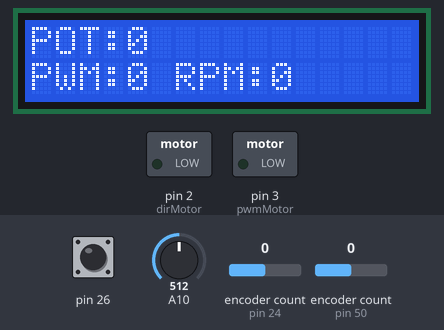
Bench run of a sketch on a simulated Arduino Mega 2560, built with avr-gcc and run on an emulated ATmega2560. Shown: 16×2 character LCD, switched loads named in the sketch (green lamp = pin HIGH). Inputs (shaded band) come from the test bench; at power-on: pin 26 HIGH, encoder count (sensors on pin 24, pin 50) 0, A10 = 512. What the sketch prints to the serial monitor is not drawn.

Above: at 3.3 s.
3.4 s: pin 26 pulled LOW for 0.15 s
At 3.8 s:
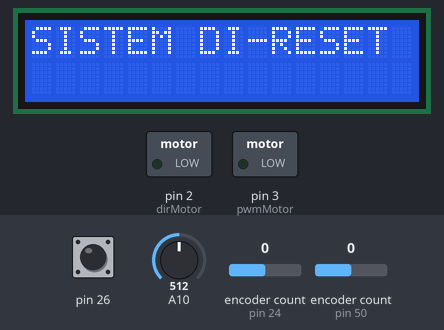
6.0 s: encoder count (sensor on pin 24) set to 4
At 6.5 s:
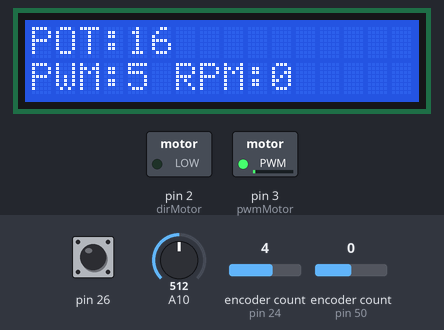
7.5 s: encoder count (sensor on pin 50) set to 4
At 8.5 s:
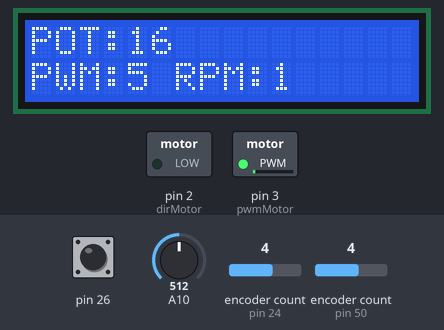
10.2 s: pin 26 pulled LOW for 1 s
At 12.2 s:
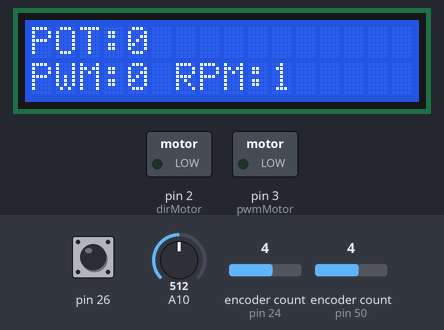
13.9 s: pin 26 pulled LOW for 3.2 s
At 14.3 s:
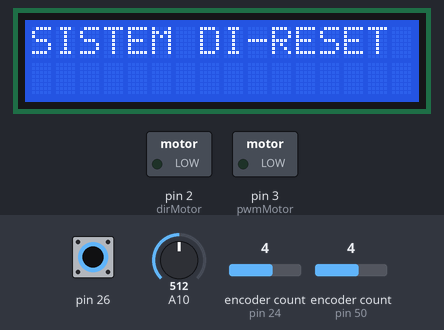
18.6 s: encoder count (sensor on pin 24) set to 8
At 19.2 s:
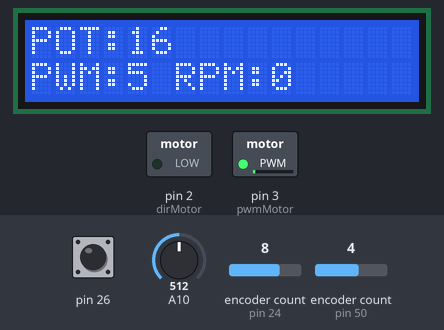
Timing chart, 0 to 21.1 s (numbered marks = the images above; inputs shaded):
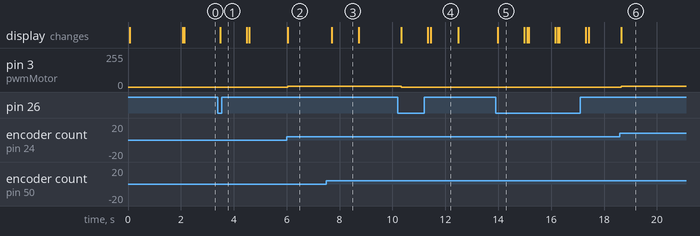

The sketch:

Main.ino
```cpp
#include <LiquidCrystal.h>
#include <Encoder.h>
#define ENCODER_OPTIMIZE_INTERRUPTS

Encoder encMotor(50, 52);
Encoder encModule(24, 25);  // Potensio Encoder

LiquidCrystal lcd(8, 9, 4, 5, 6, 7);

const int dirMotor = 2;
const int pwmMotor = 3;
const int PULSE_PER_REV = 600;

// Variabel sistem
unsigned long lastTime = 0;
long oldPosition = 0;
float rpm = 0;
int pwmValue = 0;
long potValue = 0;

// Timing
unsigned long lastSerialPrint = 0;
const unsigned long SERIAL_INTERVAL = 1000;

void setup() {
  lcd.begin(16, 2);
  lcd.print("SISTEM MOTOR DC");
  lcd.setCursor(0, 1);
  lcd.print("MODUL DAY 6");
  delay(2000);
  lcd.clear();

  pinMode(dirMotor, OUTPUT);
  pinMode(pwmMotor, OUTPUT);
  pinMode(26, INPUT_PULLUP);

  digitalWrite(dirMotor, LOW);

  Serial.begin(9600);

  // Header sederhana
  Serial.println();
  Serial.println("=== SISTEM MONITORING MOTOR DC ===");
  Serial.println("Kontrol: Putar Potensio | Reset: Tombol Pin 26");
  Serial.println("-----------------------------------");
}

void loop() {
  unsigned long currentTime = millis();

  // Baca potensio encoder
  long newPotValue = encModule.read();

  // Update jika perubahan signifikan
  if (abs(newPotValue - potValue) >= 5) {
    potValue = newPotValue;
    pwmValue = map(abs(potValue), 0, 800, 0, 255);
    pwmValue = constrain(pwmValue, 0, 255);
    analogWrite(pwmMotor, pwmValue);

    // Tampilkan perubahan potensio langsung
    Serial.print("Potensio: ");
    Serial.print(potValue);
    Serial.print(" -> PWM: ");
    Serial.println(pwmValue);
  }

  // Hitung RPM setiap 1 detik
  if (currentTime - lastTime >= 1000) {
    long newPosition = encMotor.read();
    long pulseCount = newPosition - oldPosition;
    rpm = (abs(pulseCount) * 60.0) / PULSE_PER_REV;
    oldPosition = newPosition;
    lastTime = currentTime;
  }

  // Baca tegangan
  int adcValue = analogRead(A10);
  float voltage = (adcValue * 3.3 / 1024.0) * (30000 + 3300) / 3300;

  // Update LCD
  lcd.setCursor(0, 0);
  lcd.print("POT:");
  lcd.print(potValue);
  lcd.print("    ");

  lcd.setCursor(0, 1);
  lcd.print("PWM:");
  lcd.print(pwmValue);
  lcd.print(" RPM:");
  lcd.print((int)rpm);

  // Print ke Serial Monitor setiap 1 detik - FORMAT SIMPLE
  if (currentTime - lastSerialPrint >= SERIAL_INTERVAL) {
    Serial.print("PWM: ");
    Serial.print(pwmValue);

    Serial.print("  |  RPM: ");
    Serial.print((int)rpm);

    Serial.print("  |  Tegangan: ");
    Serial.print(voltage, 1);
    Serial.print("V");

    // Tambahan: status singkat
    if (pwmValue == 0) {
      Serial.print("  |  MOTOR DIAM");
    } else if (rpm < 500) {
      Serial.print("  |  PUTARAN RENDAH");
    } else if (rpm < 1500) {
      Serial.print("  |  PUTARAN SEDANG");
    } else {
      Serial.print("  |  PUTARAN TINGGI");
    }

    Serial.println(); // Pindah baris

    lastSerialPrint = currentTime;
  }

  // Reset sistem
  if (digitalRead(26) == LOW) {
    delay(50);
    if (digitalRead(26) == LOW) {
      encModule.write(0);
      encMotor.write(0);
      pwmValue = 0;
      analogWrite(pwmMotor, 0);
      potValue = 0;
      rpm = 0;

      lcd.clear();
      lcd.print("SISTEM DI-RESET");
      delay(1000);
      lcd.clear();

      Serial.println();
      Serial.println("*** SYSTEM RESET ***");
      Serial.println("-----------------------------------");
    }
  }

  delay(100);
}
```

Measured:
- after the input at 3.4 s, the display: changes after 0.08 s (image 1)
- after the input at 6.0 s, pin 3 (pwmMotor): 0/255 → 5/255 at once; the display: changes at once (image 2)
- after the input at 7.5 s, the display: changes after 0.20 s (image 3)
- after the input at 10.2 s, pin 3 (pwmMotor): 5/255 → 0/255 after 0.14 s; the display: first changes after 0.14 s (image 4 shows a later state)
- after the input at 13.9 s, the display: changes after 0.08 s (image 5)
- after the input at 18.6 s, pin 3 (pwmMotor): 0/255 → 5/255 after 0.05 s; the display: changes after 0.06 s (image 6)
- what the display in image 3 shows lasts 1.0 s, from 7.7 s to 8.7 s
